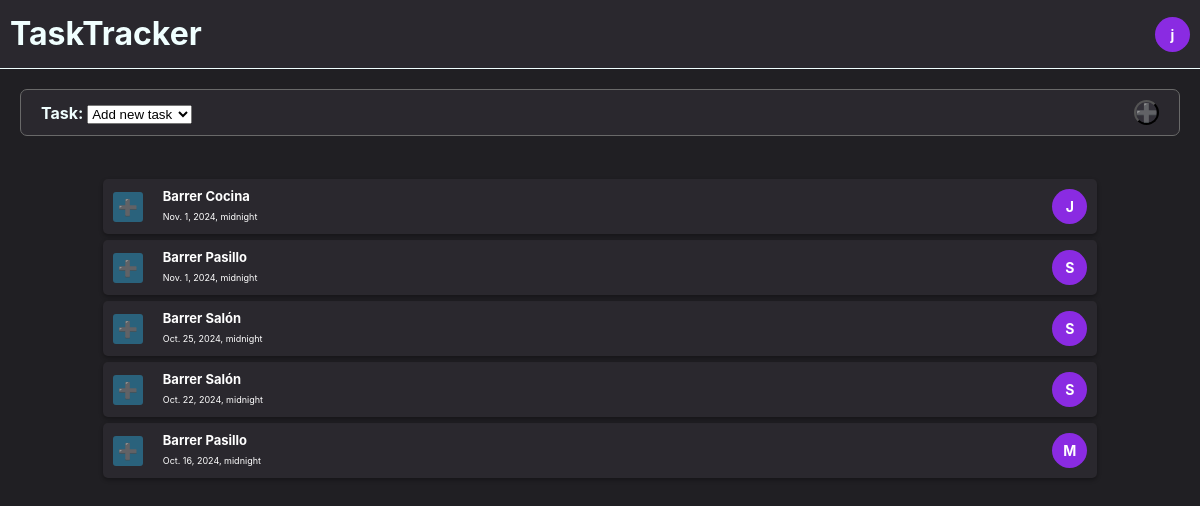
Before: / (signed in) with the older database file.
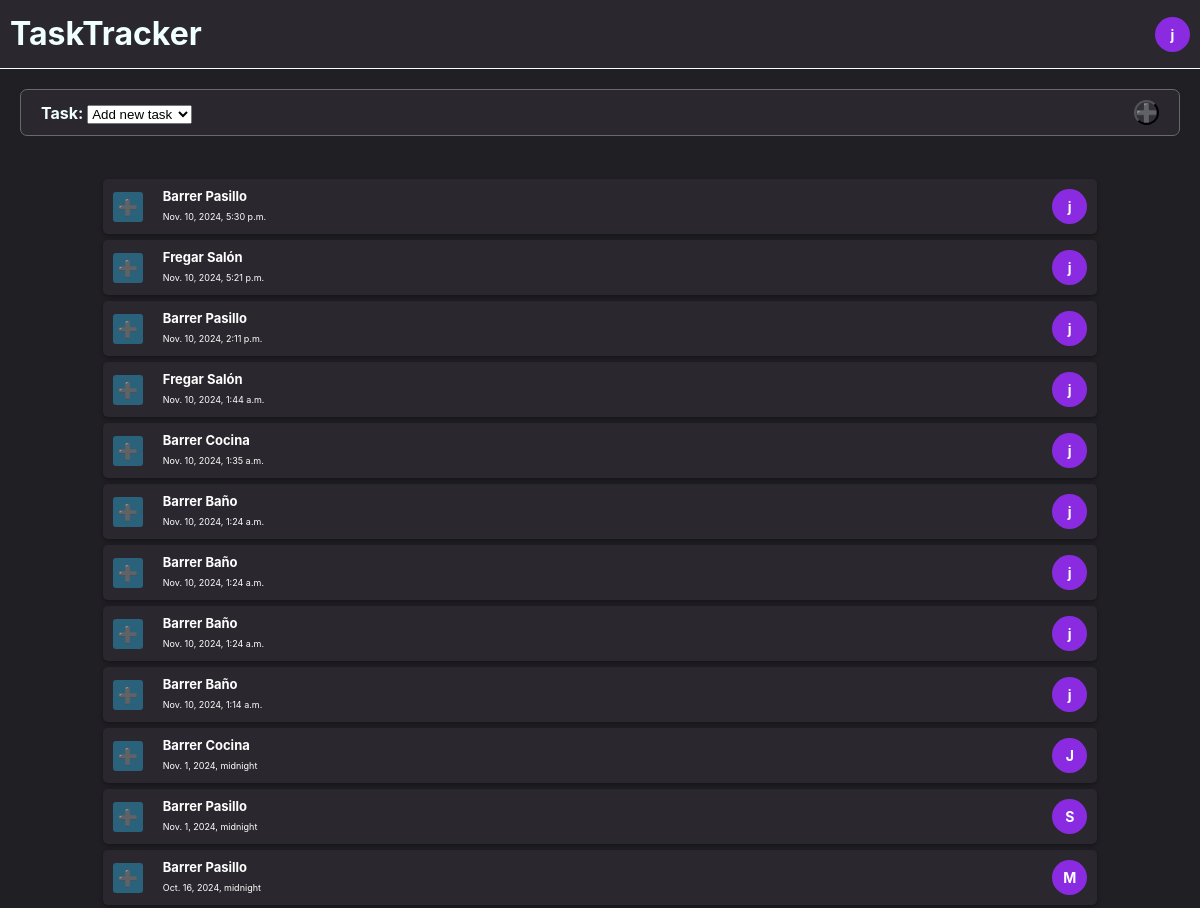
After: the same page with the newer database file.
### app/models.py (models this page shows, shortened)
class HouseMember(models.Model):
    user = models.OneToOneField(User, on_delete=models.CASCADE)
    iconchar = models.CharField(max_length=8)
    color_hex = models.CharField(
        max_length=7,  # Length includes the '#' symbol
        validators=[
            RegexValidator(
                regex=r'^#([A-Fa-f0-9]{6})$',
                message="Enter a valid hex color code (e.g., #AABBCC)."
            )
        ],
        default="#FFFFFF"
    )

class TaskCompletionRecord(models.Model):
    task = models.ForeignKey(Task, on_delete=models.CASCADE)
    timestamp = models.DateTimeField(default=models.functions.Now())
    user = models.ForeignKey(User, blank=False, on_delete=models.CASCADE)

class Task(models.Model):
    desc = models.CharField(max_length=80, blank=False)
    def __str__(self):
        return self.desc

### app/views.py (the view)
# urls.py: path('', views.render_task_record, name='task_record'),
@login_required
def render_task_record(request):
    if request.method == 'POST':
        form = forms.TaskRecordForm(request.POST)
        if form.is_valid():
            TaskCompletionRecord(
                user=request.user,
                task=form.cleaned_data["task"]
            ).save()
        return redirect('task_record')
    else:
        form = forms.TaskRecordForm()
    task_records = TaskCompletionRecord.objects.all().order_by("-timestamp")
    return render(request, 'records.html', {"form": form, 'task_records': task_records})

### app/forms.py
class TaskRecordForm(forms.Form):
    task = forms.ModelChoiceField(
        queryset=models.Task.objects.all(),
        empty_label="Add new task"
    )

### app/templates/records.html (shortened to what this page needs)
{% extends 'base.html' %}
{% block content %}
<div class="container add-task-section">
    <form action="{% url 'task_record' %}" method="post">
        <div class="task-header">
            <div class="task-header-text">
                {{ form }}
            </div>
            <button type="submit" class="task-header-icon"> &#x2795;</button>
        </div>
    </form>
</div>
<div class="container task-record-container">
    {% for record in task_records %}
        {% include '_task_record_itembox.html' with task_icon="&#x2795" record=record %}
    {% endfor %}
</div>
{% endblock %}

### app/templates/base.html (shortened to what this page needs)
<!DOCTYPE html>
<html lang="en">
<head>
    {% load static %}
    <link rel="stylesheet" type="text/css" href="{% static 'app/style.css' %}">
</head>
<body class="body-background">
    <header class="site-header">
        <h1>TaskTracker</h1>
        <div class="header-user-icon">
            <div class="task-record-item-user">
                {{ user.housemember.iconchar }}
            </div>
        </div>
    </header>
    <main>
        {% block content %}
        {% endblock %}
    </main>
</body>
</html>

### app/templates/_task_record_itembox.html
<div class="task-record-itembox">
    <div class="task-item-section">
        <div class="task-record-item-image">
            {{ task_icon }}
        </div>
    </div>
    <div class="task-record-item-body">
        <span class="task-title">{{ record.task.desc }}</span>
        <span class="task-subtitle">{{ record.timestamp }}</span>
    </div>
    <div class="task-item-section">
        <div class="task-record-item-user">{{ record.user.housemember.iconchar }}</div>
    </div>
</div>

### app/static/app/style.css (style rules this page uses)
*, *::before, *::after { margin: 0; padding: 0; box-sizing: border-box; }
.body-background { background-color: #201f23; font-family: -apple-system, BlinkMacSystemFont, "Segoe UI", Roboto, "Helvetica Neue", Arial, sans-serif; font-size: 1rem; line-height: 1.5; color: #fff; }
.container { width: 100%; padding-right: 15px; padding-left: 15px; margin-right: auto; margin-left: auto; }
.site-header { width: 100%; color: azure; background-color: rgba(221, 215, 250, 0.05); padding: 10px; text-align: center; border-bottom: 1px solid azure; display: flex; justify-content: space-between; }
.header-user-icon { display: flex; align-items: center; }
.add-task-section { padding: 20px 20px 40px 20px; }
.task-header { background-color: rgba(221, 215, 250, 0.05); display: flex; justify-content: space-between; align-items: center; color: azure; padding: 10px 20px; border: thin solid rgb(105, 105, 105); border-radius: 7px; cursor: pointer; transition: background-color 0.3s; }
.task-header-icon { display: flex; align-items: center; justify-content: center; height: 25px; width: 25px; border-radius: 50%; background-color: rgba(221, 215, 250, 0.05); font-size: 18px; }
.task-header-text { font-size: 16px; font-weight: bold; color: azure; }
.task-record-container { display: flex; align-items: center; flex-direction: column; }
.task-record-itembox { width: 85%; background-color: rgba(221, 215, 250, 0.05); display: flex; flex-direction: row; justify-content: space-between; align-items: center; border-radius: 5px; padding: 0; margin: 3px; box-shadow: 0 2px 4px rgba(0, 0, 0, 0.332); }
.task-item-section { padding: 10px; display: flex; align-items: center; justify-content: center; }
.task-record-item-image { width: 30px; height: 30px; border-radius: 10%; background-color: rgba(43, 174, 226, 0.434); color: white; display: flex; align-items: center; justify-content: center; font-size: 16px; font-weight: bold; }
.task-record-item-body { flex-grow: 1; display: flex; flex-direction: column; align-items: flex-start; color: white; justify-content: flex-start; padding: 5px 10px; }
.task-title { font-size: 13px; font-weight: bold; color: white; margin: 0; padding: 0; }
.task-subtitle { font-size: 9px; color: white; margin: 3px 0px; padding: 0; }
.task-record-item-user { width: 35px; height: 35px; border-radius: 50%; background-color: blueviolet; color: white; display: flex; align-items: center; justify-content: center; font-size: 14px; font-weight: bold; }

Changed rows visible on the page:
removed TaskCompletionRecord: task_icon "➕", task.desc "Barrer Salón", timestamp "Oct. 25, 2024, midnight", user.housemember.iconchar "S"
removed TaskCompletionRecord: task_icon "➕", task.desc "Barrer Salón", timestamp "Oct. 22, 2024, midnight", user.housemember.iconchar "S"
added TaskCompletionRecord: task_icon "➕", task.desc "Barrer Pasillo", timestamp "Nov. 10, 2024, 5:30 p.m.", user.housemember.iconchar "j"
added TaskCompletionRecord: task_icon "➕", task.desc "Fregar Salón", timestamp "Nov. 10, 2024, 5:21 p.m.", user.housemember.iconchar "j"
added TaskCompletionRecord: task_icon "➕", task.desc "Barrer Pasillo", timestamp "Nov. 10, 2024, 2:11 p.m.", user.housemember.iconchar "j"
added TaskCompletionRecord: task_icon "➕", task.desc "Fregar Salón", timestamp "Nov. 10, 2024, 1:44 a.m.", user.housemember.iconchar "j"
added TaskCompletionRecord: task_icon "➕", task.desc "Barrer Cocina", timestamp "Nov. 10, 2024, 1:35 a.m.", user.housemember.iconchar "j"
added TaskCompletionRecord: task_icon "➕", task.desc "Barrer Baño", timestamp "Nov. 10, 2024, 1:24 a.m.", user.housemember.iconchar "j"
added TaskCompletionRecord: task_icon "➕", task.desc "Barrer Baño", timestamp "Nov. 10, 2024, 1:24 a.m.", user.housemember.iconchar "j"
added TaskCompletionRecord: task_icon "➕", task.desc "Barrer Baño", timestamp "Nov. 10, 2024, 1:24 a.m.", user.housemember.iconchar "j"
added TaskCompletionRecord: task_icon "➕", task.desc "Barrer Baño", timestamp "Nov. 10, 2024, 1:14 a.m.", user.housemember.iconchar "j"
